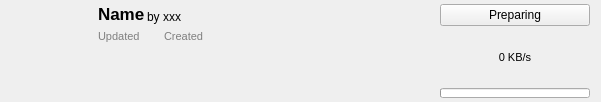
<?xml version="1.0" encoding="UTF-8"?>
<ui version="4.0">
 <class>ModrinthModItemWidget</class>
 <widget class="QWidget" name="ModrinthModItemWidget">
  <property name="geometry">
   <rect>
    <x>0</x>
    <y>0</y>
    <width>601</width>
    <height>102</height>
   </rect>
  </property>
  <layout class="QGridLayout" name="gridLayout">
   <property name="leftMargin">
    <number>12</number>
   </property>
   <property name="topMargin">
    <number>4</number>
   </property>
   <property name="bottomMargin">
    <number>4</number>
   </property>
   <item row="0" column="0">
    <widget class="QLabel" name="modIcon">
     <property name="sizePolicy">
      <sizepolicy hsizetype="Fixed" vsizetype="Fixed">
       <horstretch>0</horstretch>
       <verstretch>0</verstretch>
      </sizepolicy>
     </property>
     <property name="minimumSize">
      <size>
       <width>80</width>
       <height>80</height>
      </size>
     </property>
     <property name="maximumSize">
      <size>
       <width>80</width>
       <height>80</height>
      </size>
     </property>
     <property name="text">
      <string/>
     </property>
     <property name="wordWrap">
      <bool>false</bool>
     </property>
    </widget>
   </item>
   <item row="0" column="1">
    <layout class="QVBoxLayout" name="verticalLayout_2">
     <property name="spacing">
      <number>2</number>
     </property>
     <item>
      <layout class="QHBoxLayout" name="horizontalLayout">
       <item>
        <widget class="QLabel" name="modName">
         <property name="sizePolicy">
          <sizepolicy hsizetype="Preferred" vsizetype="Minimum">
           <horstretch>0</horstretch>
           <verstretch>0</verstretch>
          </sizepolicy>
         </property>
         <property name="font">
          <font>
           <pointsize>13</pointsize>
           <weight>75</weight>
           <bold>true</bold>
          </font>
         </property>
         <property name="toolTip">
          <string notr="true"/>
         </property>
         <property name="text">
          <string>Name</string>
         </property>
         <property name="alignment">
          <set>Qt::AlignBottom|Qt::AlignLeading|Qt::AlignLeft</set>
         </property>
         <property name="wordWrap">
          <bool>false</bool>
         </property>
        </widget>
       </item>
       <item>
        <widget class="QLabel" name="modAuthors">
         <property name="sizePolicy">
          <sizepolicy hsizetype="Preferred" vsizetype="Preferred">
           <horstretch>0</horstretch>
           <verstretch>0</verstretch>
          </sizepolicy>
         </property>
         <property name="toolTip">
          <string notr="true"/>
         </property>
         <property name="text">
          <string>by xxx</string>
         </property>
         <property name="alignment">
          <set>Qt::AlignBottom|Qt::AlignLeading|Qt::AlignLeft</set>
         </property>
        </widget>
       </item>
       <item>
        <widget class="QWidget" name="tags" native="true">
         <layout class="QHBoxLayout" name="tagsLayout">
          <property name="topMargin">
           <number>0</number>
          </property>
          <property name="bottomMargin">
           <number>0</number>
          </property>
         </layout>
        </widget>
       </item>
       <item>
        <spacer name="horizontalSpacer">
         <property name="orientation">
          <enum>Qt::Horizontal</enum>
         </property>
         <property name="sizeHint" stdset="0">
          <size>
           <width>40</width>
           <height>20</height>
          </size>
         </property>
        </spacer>
       </item>
      </layout>
     </item>
     <item>
      <widget class="QWidget" name="modDateTime" native="true">
       <layout class="QHBoxLayout" name="horizontalLayout_2">
        <property name="spacing">
         <number>4</number>
        </property>
        <property name="leftMargin">
         <number>0</number>
        </property>
        <property name="topMargin">
         <number>0</number>
        </property>
        <property name="rightMargin">
         <number>0</number>
        </property>
        <property name="bottomMargin">
         <number>0</number>
        </property>
        <item>
         <widget class="QLabel" name="label">
          <property name="font">
           <font>
            <pointsize>8</pointsize>
           </font>
          </property>
          <property name="styleSheet">
           <string notr="true">color: rgb(127, 127, 127);</string>
          </property>
          <property name="text">
           <string>Updated</string>
          </property>
         </widget>
        </item>
        <item>
         <widget class="QLabel" name="modUpdateDate">
          <property name="font">
           <font>
            <pointsize>8</pointsize>
           </font>
          </property>
          <property name="styleSheet">
           <string notr="true">color: rgb(127, 127, 127);</string>
          </property>
          <property name="text">
           <string/>
          </property>
         </widget>
        </item>
        <item>
         <spacer name="horizontalSpacer_3">
          <property name="orientation">
           <enum>Qt::Horizontal</enum>
          </property>
          <property name="sizeType">
           <enum>QSizePolicy::Fixed</enum>
          </property>
          <property name="sizeHint" stdset="0">
           <size>
            <width>10</width>
            <height>0</height>
           </size>
          </property>
         </spacer>
        </item>
        <item>
         <widget class="QLabel" name="label_3">
          <property name="font">
           <font>
            <pointsize>8</pointsize>
           </font>
          </property>
          <property name="styleSheet">
           <string notr="true">color: rgb(127, 127, 127);</string>
          </property>
          <property name="text">
           <string>Created</string>
          </property>
         </widget>
        </item>
        <item>
         <widget class="QLabel" name="modCreateDate">
          <property name="font">
           <font>
            <pointsize>8</pointsize>
           </font>
          </property>
          <property name="styleSheet">
           <string notr="true">color: rgb(127, 127, 127);</string>
          </property>
          <property name="text">
           <string/>
          </property>
         </widget>
        </item>
        <item>
         <spacer name="horizontalSpacer_2">
          <property name="orientation">
           <enum>Qt::Horizontal</enum>
          </property>
          <property name="sizeHint" stdset="0">
           <size>
            <width>40</width>
            <height>20</height>
           </size>
          </property>
         </spacer>
        </item>
       </layout>
      </widget>
     </item>
     <item>
      <widget class="QLabel" name="modSummary">
       <property name="sizePolicy">
        <sizepolicy hsizetype="Preferred" vsizetype="Expanding">
         <horstretch>0</horstretch>
         <verstretch>0</verstretch>
        </sizepolicy>
       </property>
       <property name="font">
        <font>
         <italic>false</italic>
        </font>
       </property>
       <property name="contextMenuPolicy">
        <enum>Qt::CustomContextMenu</enum>
       </property>
       <property name="toolTip">
        <string notr="true"/>
       </property>
       <property name="alignment">
        <set>Qt::AlignLeading|Qt::AlignLeft|Qt::AlignTop</set>
       </property>
       <property name="wordWrap">
        <bool>true</bool>
       </property>
      </widget>
     </item>
    </layout>
   </item>
   <item row="0" column="2">
    <layout class="QVBoxLayout" name="verticalLayout">
     <item>
      <widget class="QPushButton" name="downloadButton">
       <property name="sizePolicy">
        <sizepolicy hsizetype="Fixed" vsizetype="Fixed">
         <horstretch>0</horstretch>
         <verstretch>0</verstretch>
        </sizepolicy>
       </property>
       <property name="minimumSize">
        <size>
         <width>150</width>
         <height>0</height>
        </size>
       </property>
       <property name="maximumSize">
        <size>
         <width>150</width>
         <height>16777215</height>
        </size>
       </property>
       <property name="contextMenuPolicy">
        <enum>Qt::DefaultContextMenu</enum>
       </property>
       <property name="text">
        <string>Preparing</string>
       </property>
       <property name="icon">
        <iconset theme="download">
         <normaloff>.</normaloff>.</iconset>
       </property>
      </widget>
     </item>
     <item>
      <widget class="QLabel" name="downloadSpeedText">
       <property name="font">
        <font>
         <pointsize>8</pointsize>
        </font>
       </property>
       <property name="toolTip">
        <string notr="true"/>
       </property>
       <property name="text">
        <string>0 KB/s</string>
       </property>
       <property name="alignment">
        <set>Qt::AlignCenter</set>
       </property>
      </widget>
     </item>
     <item>
      <widget class="QProgressBar" name="downloadProgress">
       <property name="enabled">
        <bool>true</bool>
       </property>
       <property name="sizePolicy">
        <sizepolicy hsizetype="Fixed" vsizetype="Fixed">
         <horstretch>0</horstretch>
         <verstretch>0</verstretch>
        </sizepolicy>
       </property>
       <property name="minimumSize">
        <size>
         <width>150</width>
         <height>0</height>
        </size>
       </property>
       <property name="maximumSize">
        <size>
         <width>150</width>
         <height>10</height>
        </size>
       </property>
       <property name="value">
        <number>0</number>
       </property>
       <property name="textVisible">
        <bool>false</bool>
       </property>
       <property name="invertedAppearance">
        <bool>false</bool>
       </property>
       <property name="textDirection">
        <enum>QProgressBar::TopToBottom</enum>
       </property>
      </widget>
     </item>
    </layout>
   </item>
  </layout>
 </widget>
 <resources/>
 <connections/>
</ui>
